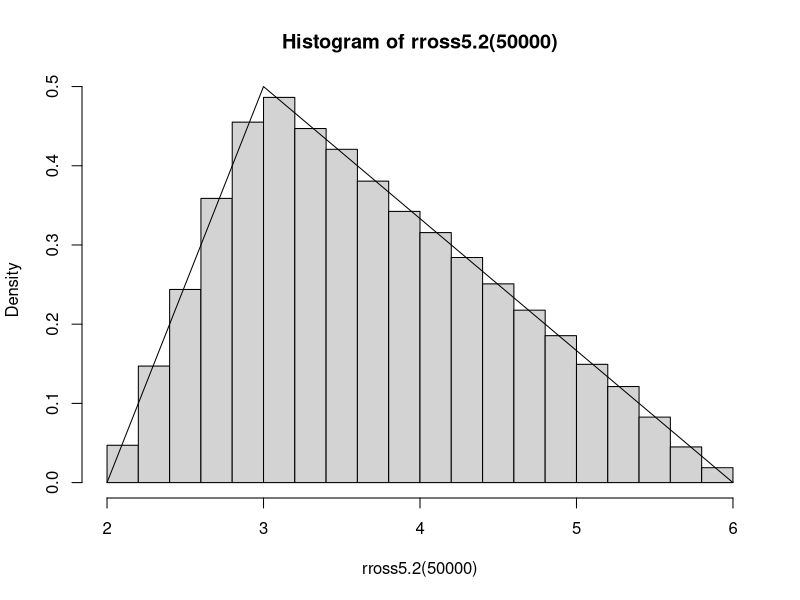
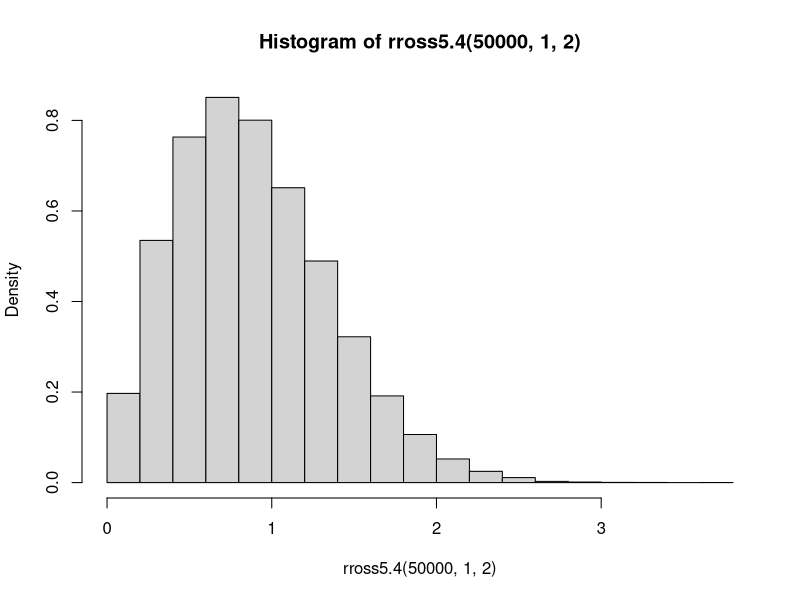
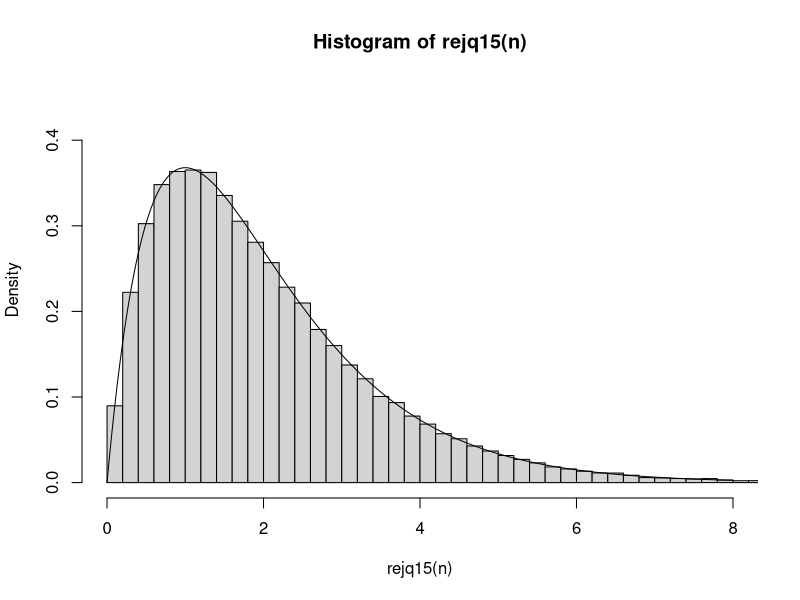
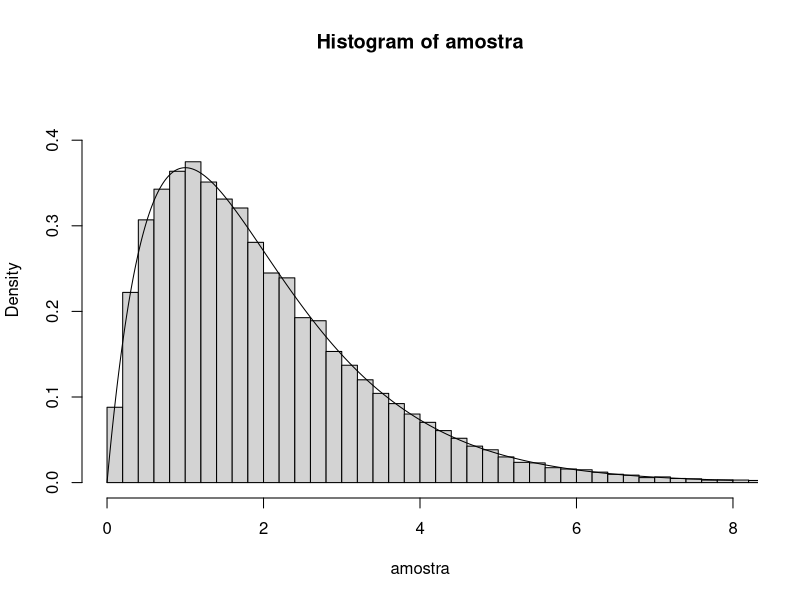

Generate these figures, in order, with R: (Note: a time limit stopped this script after it produced the figures.)
########### Aula 1 - Ex 1 ##########

#3.3 exp(x + x^2) entre -2 e 2

#função transformada
h = function(y) {
  x = 4*y - 2
  exp(x + x^2)
} 

#integral
4*mean(h(runif(10000)))

#3.7 exp(-x^2) entre -inf e inf

#função transformada
h = function(y) {
  x = -log((1-y)/y)
  
  exp(-(x)^2)*((1+exp(-x))^2)/exp(-x)
  
}

mean(h(runif(10000)))

#3.9 exp(-x-y) 0 < y < x, 0 < x < inf

#função transformada
h = function(k, l) {
  x = l/(1-l)
  y = k*x
  
  exp(-(x+y))*x*(1+x)^2
}

mean(h(runif(100000), runif(100000)))


########### Aula 1 - Ex 2 - Q2 ##########

fross5.2 = function(x)
{
  z = (x == 0)*max(Re(polyroot(c(4-runif(1),-4,1)))) +
    (x == 1)*min(Re(polyroot(c(-3-runif(1),4/3,-1/9))))
  
  return(z)
}  

rross5.2 = function(n)
{
  r = rbinom(n,1,3/4)
  return(sapply(r,fross5.2))
}

hist(rross5.2(50000),freq = F)
lines(seq(2,6,0.001),
      c( (seq(2,3,0.001)-2)/2, 
         (2 - seq(3.001,6,0.001)/3)/2 ))

########### Aula 1 - Ex 2 - Q4 ##########

fross5.4 = function(a,b){return((log(1-runif(1))/-a)^(1/b))}

rross5.4 = function(n,a,b)
{
  return(replicate(n,fross5.4(a,b)))
}

hist(rross5.4(50000,1,2),freq = F)

########### Aula 1 - Ex 2 - Q15 ##########

## Método da rejeição a partir de dist. exp(1/2) com alpha = 1/4

n <- 100000
rejq15 = function(n)
{
  k <- 0 #counter for accepted
  j <- 0 #iterations
  y <- numeric(n)
  while (k < n) {
    u <- runif(1)
    j<-j+1
    x <- rexp(1,50/100) #random variate from g
    if (0.5*x * exp(-0.5*x) > u) {
      #we accept x
      k<-k+1
      y[k] <- x
    }
  }
  return(y)
}
hist(rejq15(n),freq = FALSE,breaks = 80,ylim = c(0,0.45), xlim=c(0,8))
lines(seq(0,8,0.01),seq(0,8,0.01)*exp(-seq(0,8,0.01)))

## Método SIR a com proposta exp(-1/2)

Pesos1 <- function(y){
  df <- y*exp(-y)
  dg <- dexp(y,1/2)
  p <- df/dg
  pesos <- p/sum(p)
  return(pesos)
}

rxex_sir <- function(n, m){
  y <- rexp(m,1/2)
  pesos <- Pesos1(y)
  amostra <- sample(x = y, size = n, replace = T, prob = pesos)
  return(amostra)
}

n = 100000
m = 100000

amostra <- rxex_sir(n, m)
hist(amostra, freq = FALSE,breaks = 80, ylim = c(0,0.45),xlim=c(0,8))
lines(seq(0,8,0.01),seq(0,8,0.01)*exp(-seq(0,8,0.01)))

######## Comparação de eficiência #########

install.packages("microbenchmark")
require(microbenchmark)

if(!require(microbenchmark)){
  install.packages("microbenchmark")
  require(microbenchmark)}

# Análise de desempenho

n = 1000
microbenchmark(
  rxex_sir(n,1000),
  rejq15(n),
  times = 1000)

# O algoritmo da rejeição dado os parâmetros usados se mostrou muito superior
# em tempo computacional.

########### Aula 1 - Ex 2 - Q16 ##########

reason = function(x)
{
  return((x^2) * exp((lambda-1)*x))
}

lambda = seq(0.01,0.99,0.01)
rejq16 = function(lambda,n = 1000)
{
  k <- 0 #counter for accepted
  j <- 0 #iterations
  y <- numeric(n)
  z = seq(0.01,20,0.01)
  r = reason(z)
  alpha = 1/max(reason(z)) # De acordo com o slide, o 1/alpha é o maximo da
  while (k < n) {          # que a razão das funções assume. Isso muda pra 
                           # lambda em teoria.
    u <- runif(1)
    j<-j+1
    x <- rexp(1,lambda) #random variate from g
    if (alpha*(x^2) * exp((lambda-1)*x) > u) {
      #we accept x
      k<-k+1
      y[k] <- x
    }
  }
  return(j)
}

iter = sapply(lambda,rejq16)
best = match(min(iter), iter)
lambda[best]

########### Aula 1 - Ex 3 ##########
#3.11
set.seed(10)
################
rmixp = function(n, p) {
  u = rbinom(n, prob = p, size=1)
  x = rnorm(n)
  y = rnorm(n, 3, 1)
  c(x[u==1], y[u==0])
}

dmixp = function(x, p) {
  p*dnorm(x) + (1-p)*dnorm(x, 3, 1)
}


pl = function(p, n=1000) {
  amostra = rmixp(n, p)
  x = seq(min(amostra)-1, max(amostra)+1, 0.001)
  hist(amostra, freq = F, main="Histrograma da amostra simulada")
  lines(x, dmixp(x, p), col='red')
  
}


pl(p=0.75)
pl(p=0.6)
pl(p=0.5)

#mais próximo de p=0.5 -> maior bimodalidade

if(!require("dplyr")){install.packages(dplyr);require(dplyr)}

#3.12
rmgp = function(n, a, b) {
  rgamma(n, a, b) %>% rpois(n, .)
}

rmgp(1000, 4, 2) %>% hist()

########### Aula 1 - Ex 4 ##########

fross4.2 = function(q)
{
  U = runif(1)
  i = 0
  p = exp(-q)
  FP = p
  while(U >= FP)
  {
    p = (q*p)/(i+1)
    FP = FP + p
    i = i + 1
  }
  return(i)
}

rpoisson = function(n,q)
{
  X = rep(q,n)
  return(sapply(X,fross4.2))
}

########### Aula 1 - Ex 5 ##########

fross4h = function(n,p)
{
  i = 1
  
  x = rep(0,length(p))
  
  while (i <= length(p))
  {
    pi = ifelse(i == 1, p[1], p[i]/(1-sum(p[1:(i-1)])))
    x[i] = (n > 0)*sum(rbinom(n = 1, size = n, prob = pi))
    n = n - x[i]
    i = i + 1
  }
  return(x)
}

rmulti = function(n,size,p)
{
  x = t(replicate(n,fross4h(size,p)))
  return(x)
}

########### Aula 1 - Ex 6 ##########

#minha g será uma t com df baixo, para ter uma calda mais pesada

#densidade da skew normal 
dskew = function(x, ep, w, a) {
  (2/w)*dnorm((x-ep)/w)*pnorm(a*((x-ep)/w))
}

#usando SIR 
rskew = function(n, ep, w, a, m) {
  
  g = function(x, ep) dnorm(x, ep, sd=100)
  y = rnorm(m, mean = ep, sd=100)
  w = (dskew(y, ep=0, w=2, a=6)/g(y, ep=0))/sum((dskew(y, ep=0, w=2, a=6)/g(y, ep=0)))
  sample(y, size=n, prob = w, replace = T) 
  
  
}
